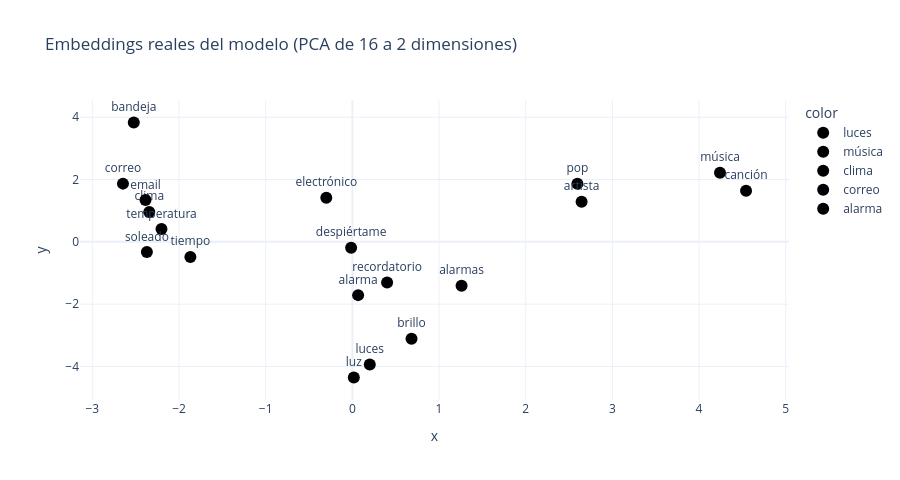

The cell this chart's notebook holds for it:
### Markdown cell above
> 🎬 **Escena 4 · Embeddings** — **Momento 5 · El mapa del caso real**

Los embeddings tienen 16 dimensiones; para dibujarlos se proyectan a 2 con **PCA** (se pierde información: es un mapa aproximado). BETO usa 768 dimensiones.

### Code cell
import plotly.express as px
from sklearn.decomposition import PCA

grupos = {"luces": ["luces", "luz", "brillo", "lámpara"], "música": ["música", "canción", "pop", "artista"],
          "clima": ["clima", "tiempo", "temperatura", "soleado"], "correo": ["correo", "email", "electrónico", "bandeja"],
          "alarma": ["alarma", "alarmas", "despiértame", "recordatorio"]}
pal = [(g, w) for g, ws in grupos.items() for w in ws if w in tok.id]
xy = PCA(2, random_state=0).fit_transform(E[[tok.id[w] for _, w in pal]])
fig = px.scatter(x=xy[:, 0], y=xy[:, 1], color=[g for g, _ in pal], text=[w for _, w in pal],
                 title="Embeddings reales del modelo (PCA de 16 a 2 dimensiones)")
fig.update_traces(textposition="top center", marker_size=12); fig.update_layout(template="plotly_white", height=480)
fig

### Figure 1 — Plotly figure (JSON) as saved in the notebook; plotly's stock layout.template omitted (floating-point values rounded to 4 significant figures)
{"data": [{"hovertemplate": "color=luces<br>x=%{x}<br>y=%{y}<br>text=%{text}<extra></extra>", "legendgroup": "luces", "marker": {"color": "#000001", "size": 12, "symbol": "circle"}, "mode": "markers+text", "name": "luces", "orientation": "v", "showlegend": true, "text": ["luces", "luz", "brillo"], "textposition": "top center", "type": "scatter", "x": [0.2011, 0.01704, 0.6826], "xaxis": "x", "y": [-3.938, -4.355, -3.114], "yaxis": "y"}, {"hovertemplate": "color=música<br>x=%{x}<br>y=%{y}<br>text=%{text}<extra></extra>", "legendgroup": "música", "marker": {"color": "#000002", "size": 12, "symbol": "circle"}, "mode": "markers+text", "name": "música", "orientation": "v", "showlegend": true, "text": ["música", "canción", "pop", "artista"], "textposition": "top center", "type": "scatter", "x": [4.242, 4.542, 2.597, 2.645], "xaxis": "x", "y": [2.217, 1.642, 1.866, 1.284], "yaxis": "y"}, {"hovertemplate": "color=clima<br>x=%{x}<br>y=%{y}<br>text=%{text}<extra></extra>", "legendgroup": "clima", "marker": {"color": "#000003", "size": 12, "symbol": "circle"}, "mode": "markers+text", "name": "clima", "orientation": "v", "showlegend": true, "text": ["clima", "tiempo", "temperatura", "soleado"], "textposition": "top center", "type": "scatter", "x": [-2.343, -1.869, -2.202, -2.37], "xaxis": "x", "y": [0.9595, -0.486, 0.4107, -0.3265], "yaxis": "y"}, {"hovertemplate": "color=correo<br>x=%{x}<br>y=%{y}<br>text=%{text}<extra></extra>", "legendgroup": "correo", "marker": {"color": "#000004", "size": 12, "symbol": "circle"}, "mode": "markers+text", "name": "correo", "orientation": "v", "showlegend": true, "text": ["correo", "email", "electrónico", "bandeja"], "textposition": "top center", "type": "scatter", "x": [-2.647, -2.387, -0.3005, -2.522], "xaxis": "x", "y": [1.868, 1.34, 1.415, 3.831], "yaxis": "y"}, {"hovertemplate": "color=alarma<br>x=%{x}<br>y=%{y}<br>text=%{text}<extra></extra>", "legendgroup": "alarma", "marker": {"color": "#000005", "size": 12, "symbol": "circle"}, "mode": "markers+text", "name": "alarma", "orientation": "v", "showlegend": true, "text": ["alarma", "alarmas", "despiértame", "recordatorio"], "textposition": "top center", "type": "scatter", "x": [0.06647, 1.26, -0.01419, 0.4011], "xaxis": "x", "y": [-1.711, -1.411, -0.1874, -1.305], "yaxis": "y"}], "layout": {"height": 480, "legend": {"title": {"text": "color"}, "tracegroupgap": 0}, "title": {"text": "Embeddings reales del modelo (PCA de 16 a 2 dimensiones)"}, "xaxis": {"anchor": "y", "domain": [0, 1], "title": {"text": "x"}}, "yaxis": {"anchor": "x", "domain": [0, 1], "title": {"text": "y"}}}}
